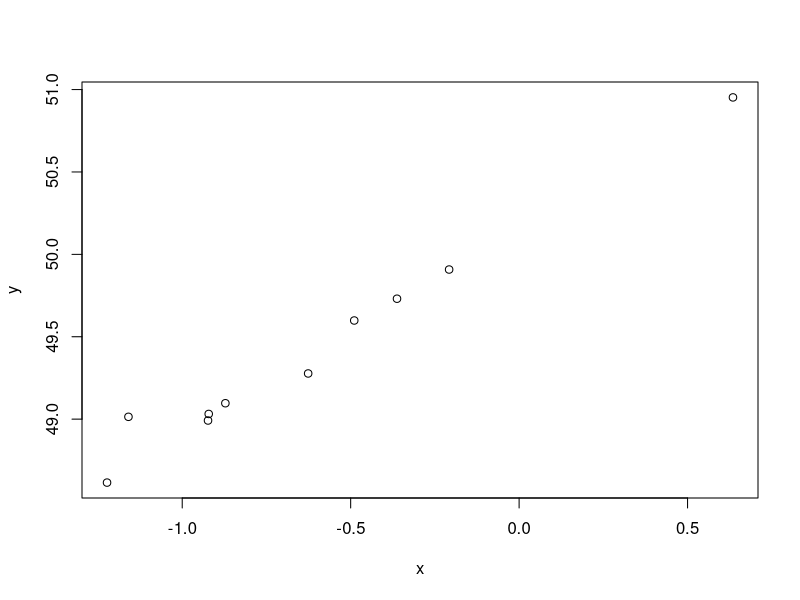

Write R code to recreate this figure.
#use rnorm() function to create two vecotrs of random numbers,
#lets say 10 observations each
x = rnorm (10)
print (x)
y = x + rnorm (10, mean = 50, sd = .1)
print (y)

#compute the correlation between x and y and plot x versus y
cor (x, y)
plot (x, y)

#----------------------------------------
#Print mean of y
mean (y)
#print  variance of y
var (y)
#print standard deviation of y
sd (y)
